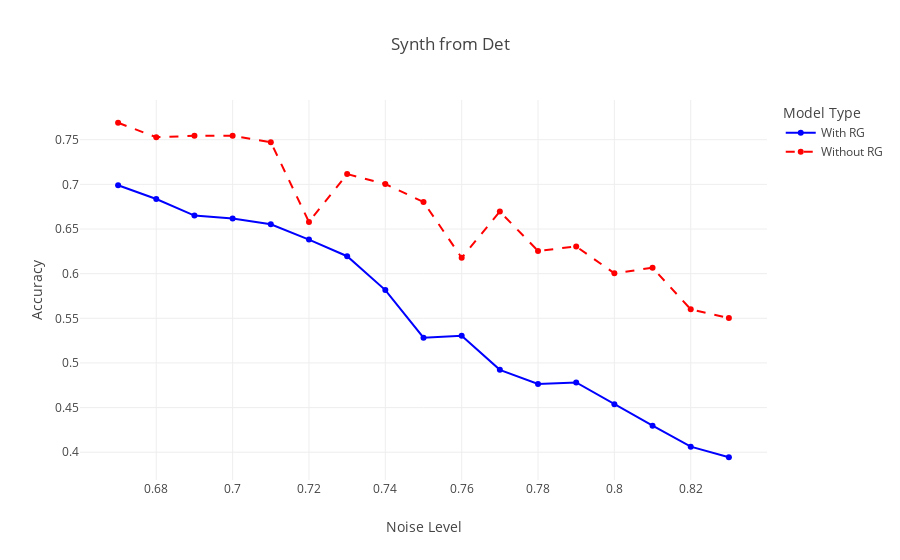

The notebook cell this image was saved under:
### Code cell
accuracies_from_det = [v[0] for v in results_measures_from_det[0].values()]
accuracies_not_mat_from_det = [v[0] for v in results_measures_from_det[1].values()]
noise_levels_det_bar = [float(x) for x in noise_levels_det]

fig = go.Figure()

fig.add_trace(go.Scatter(x=noise_levels_det_bar, y=accuracies_from_det, mode='lines+markers', name='With RG',
                         line=dict(color='blue', dash='solid')))
fig.add_trace(go.Scatter(x=noise_levels_det_bar, y=accuracies_not_mat_from_det, mode='lines+markers', name='Without RG',
                         line=dict(color='red', dash='dash')))

fig.update_layout(title='Synth from Det',
                  xaxis_title='Noise Level',
                  yaxis_title='Accuracy',
                  legend_title='Model Type')

fig.show()

### Figure 1 — Plotly figure (JSON) as saved in the notebook; plotly's stock layout.template omitted (floating-point values rounded to 4 significant figures)
{"data": [{"line": {"color": "blue", "dash": "solid"}, "mode": "lines+markers", "name": "With RG", "x": [0.67, 0.68, 0.69, 0.7, 0.71, 0.72, 0.73, 0.74, 0.75, 0.76, 0.77, 0.78, 0.79, 0.8, 0.81, 0.82, 0.83], "y": [0.699, 0.6836, 0.665, 0.6617, 0.6554, 0.6381, 0.6195, 0.5816, 0.5284, 0.5305, 0.4923, 0.4766, 0.4781, 0.4536, 0.4297, 0.4062, 0.3944], "type": "scatter"}, {"line": {"color": "red", "dash": "dash"}, "mode": "lines+markers", "name": "Without RG", "x": [0.67, 0.68, 0.69, 0.7, 0.71, 0.72, 0.73, 0.74, 0.75, 0.76, 0.77, 0.78, 0.79, 0.8, 0.81, 0.82, 0.83], "y": [0.769, 0.7527, 0.7544, 0.7544, 0.7473, 0.6579, 0.7115, 0.7004, 0.6802, 0.6178, 0.6696, 0.6255, 0.6304, 0.6003, 0.6066, 0.5601, 0.5503], "type": "scatter"}], "layout": {"title": {"text": "Synth from Det"}, "xaxis": {"title": {"text": "Noise Level"}}, "yaxis": {"title": {"text": "Accuracy"}}, "legend": {"title": {"text": "Model Type"}}}}
